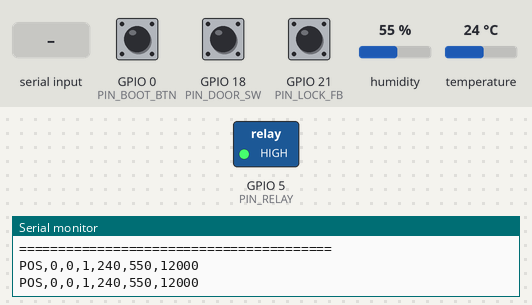
A program run on a simulated ESP32. Parts: switched loads named in the program (green lamp = pin HIGH), the last lines printed to the serial monitor. Inputs (shaded band) come from the test bench; at power-on: GPIO 0 (PIN_BOOT_BTN) HIGH, GPIO 21 (PIN_LOCK_FB) HIGH, GPIO 18 (PIN_DOOR_SW) HIGH, humidity 55 %, temperature 24 °C.

Above: at 4.7 s.
4.8 s: GPIO 0 (PIN_BOOT_BTN) pulled LOW for 0.15 s
At 5.4 s:
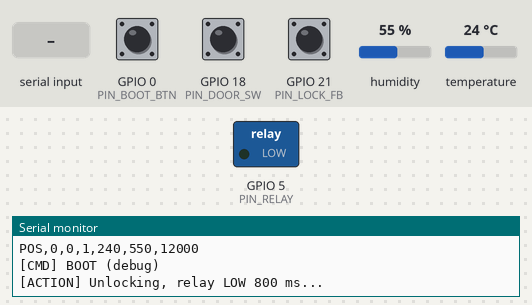
6.4 s: "CTRL,\n" received over Serial
7.9 s: GPIO 21 (PIN_LOCK_FB) pulled LOW for 3.2 s
Timing chart, 0 to 10.9 s (numbered marks = the images above; inputs shaded):
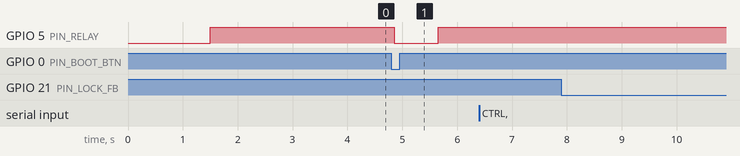

Measured:
- after the input at 4.8 s, GPIO 5 (PIN_RELAY): HIGH → LOW after 0.05 s, → HIGH 0.80 s later

The program:

main.cpp
```cpp
#include <Arduino.h>
#include <DHT.h>

#include <cmath>

// AM2301
constexpr uint8_t PIN_AM2301 = 27;    // yellow DATA
constexpr uint8_t DHT_TYPE = DHT21;

// Lock (from D:\cyber\BioShuttle)
constexpr uint8_t PIN_RELAY = 5;      // relay IN, active LOW
constexpr uint8_t PIN_DOOR_SW = 18;   // door switch, INPUT_PULLUP
constexpr uint8_t PIN_LOCK_FB = 21;   // bolt feedback, INPUT_PULLUP
constexpr uint8_t PIN_BOOT_BTN = 0;   // lab debug only

constexpr uint32_t UNLOCK_TIME_MS = 800;
constexpr uint32_t DEBOUNCE_MS = 50;
constexpr uint32_t SENSOR_INTERVAL_MS = 2000;
constexpr uint32_t REPORT_INTERVAL_MS = 500;

DHT am2301(PIN_AM2301, DHT_TYPE);

int door_state = 1;     // 0=closed, 1=open
int lock_fb_state = 1;  // 0=retracted, 1=extended
int lock_state = 1;     // 0=unlocked, 1=locked

int32_t enc_left = 0;
int32_t enc_right = 0;
int16_t temperature = 255;  // tenths of C
int16_t humidity = 600;     // tenths of %
uint16_t battery = 12000;

String input_buffer = "";
unsigned long last_report_time = 0;
unsigned long last_sensor_time = 0;

int last_boot_raw = HIGH;
unsigned long last_boot_change = 0;
bool boot_stable_low = false;
bool prev_boot_stable_low = false;

void unlock();
void read_lock_inputs();
void read_am2301();
void send_pos_frame();
void parse_line(String line);

void setup() {
    Serial.begin(115200);
    delay(1500);

    pinMode(PIN_RELAY, OUTPUT);
    pinMode(PIN_DOOR_SW, INPUT_PULLUP);
    pinMode(PIN_LOCK_FB, INPUT_PULLUP);
    pinMode(PIN_BOOT_BTN, INPUT_PULLUP);
    digitalWrite(PIN_RELAY, HIGH);

    am2301.begin();
    delay(2000);
    read_am2301();

    Serial.println("========================================");
    Serial.println("BioShuttle AM2301 + electronic lock");
    Serial.printf("[INFO] AM2301 DATA GPIO%u  relay IN GPIO%u\n",
                  PIN_AM2301, PIN_RELAY);
    Serial.println("[INFO] PC unlock: CTRL,0,0,1,0,0");
    Serial.println("[INFO] BOOT button is lab debug only");
    Serial.println("========================================");

    last_report_time = millis();
    last_sensor_time = millis();
}

void loop() {
    while (Serial.available() > 0) {
        const char c = Serial.read();
        if (c == '\n' || c == '\r') {
            if (input_buffer.length() > 0) {
                parse_line(input_buffer);
                input_buffer = "";
            }
        } else {
            input_buffer += c;
        }
    }

    read_lock_inputs();

    if (boot_stable_low && !prev_boot_stable_low) {
        Serial.println("[CMD] BOOT (debug)");
        unlock();
    }
    prev_boot_stable_low = boot_stable_low;

    const unsigned long now = millis();
    if (now - last_sensor_time >= SENSOR_INTERVAL_MS) {
        last_sensor_time = now;
        read_am2301();
    }

    if (now - last_report_time >= REPORT_INTERVAL_MS) {
        last_report_time = now;
        send_pos_frame();
    }
}

void parse_line(String line) {
    line.trim();
    if (!line.startsWith("CTRL,")) {
        return;
    }

    int values[5] = {0, 0, 0, 0, 0};
    int idx = 0;
    int last = 4;

    for (int i = 5; i <= line.length() && idx < 5; i++) {
        if (i == line.length() || line[i] == ',') {
            values[idx++] = line.substring(last + 1, i).toInt();
            last = i;
        }
    }

    Serial.printf("[CMD] CTRL lock=%d photo=%d\n", values[2], values[4]);
    if (values[2] == 1) {
        unlock();
    }
}

void read_lock_inputs() {
    door_state = digitalRead(PIN_DOOR_SW);
    lock_fb_state = digitalRead(PIN_LOCK_FB);
    lock_state = (lock_fb_state == LOW) ? 0 : 1;

    const int raw = digitalRead(PIN_BOOT_BTN);
    if (raw != last_boot_raw) {
        last_boot_change = millis();
        last_boot_raw = raw;
    }
    if (millis() - last_boot_change > DEBOUNCE_MS) {
        boot_stable_low = (raw == LOW);
    }
}

void read_am2301() {
    const float hum = am2301.readHumidity();
    const float tempC = am2301.readTemperature();

    if (!isfinite(hum) || !isfinite(tempC) ||
        hum < 0.0F || hum > 100.0F ||
        tempC < -40.0F || tempC > 80.0F) {
        Serial.println("[ERROR] AM2301 read failed");
        return;
    }

    temperature = static_cast<int16_t>(tempC * 10.0F);
    humidity = static_cast<int16_t>(hum * 10.0F);

    Serial.printf(
        "[OK] AM2301 %.2f C, %.2f %% | lock=%s\n",
        tempC,
        hum,
        lock_state == 1 ? "LOCKED" : "UNLOCKED"
    );
}

void unlock() {
    Serial.println("[ACTION] Unlocking, relay LOW 800 ms...");
    digitalWrite(PIN_RELAY, LOW);
    delay(UNLOCK_TIME_MS);
    digitalWrite(PIN_RELAY, HIGH);
    Serial.println("[ACTION] Unlock pulse done");
}

void send_pos_frame() {
    Serial.print("POS,");
    Serial.print(enc_left);
    Serial.print(",");
    Serial.print(enc_right);
    Serial.print(",");
    Serial.print(lock_state);
    Serial.print(",");
    Serial.print(temperature);
    Serial.print(",");
    Serial.print(humidity);
    Serial.print(",");
    Serial.println(battery);
}
```
